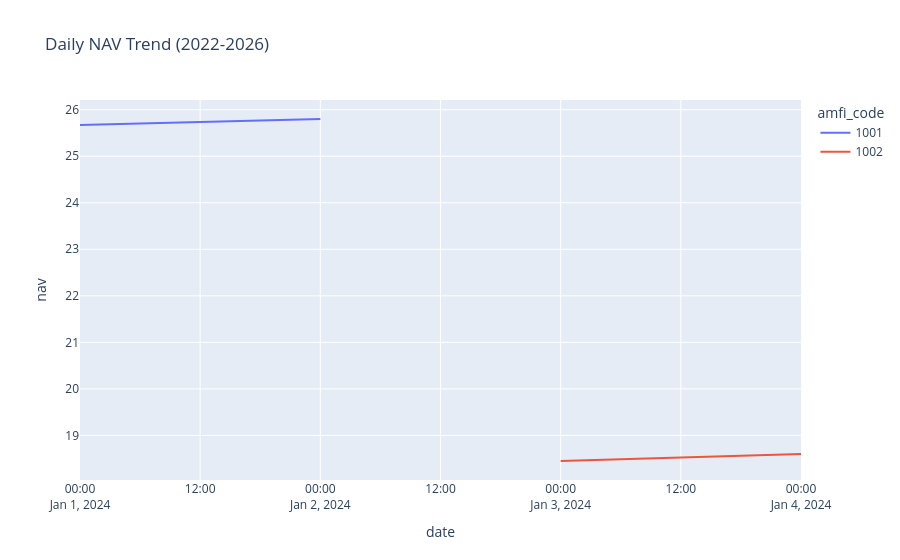

Here is the notebook cell this chart was saved with:
### Code cell
fig = px.line(
    nav,
    x="date",
    y="nav",
    color="amfi_code",
    title="Daily NAV Trend (2022-2026)"
)

fig.show()

### Figure 1 — Plotly figure (JSON) as saved in the notebook; plotly's stock layout.template omitted (floating-point values rounded to 4 significant figures)
{"data": [{"hovertemplate": "amfi_code=1001<br>date=%{x}<br>nav=%{y}<extra></extra>", "legendgroup": "1001", "line": {"color": "#636efa", "dash": "solid"}, "marker": {"symbol": "circle"}, "mode": "lines", "name": "1001", "orientation": "v", "showlegend": true, "type": "scatter", "x": ["2024-01-01T00:00:00.000000000", "2024-01-02T00:00:00.000000000"], "xaxis": "x", "y": [25.67, 25.8], "yaxis": "y"}, {"hovertemplate": "amfi_code=1002<br>date=%{x}<br>nav=%{y}<extra></extra>", "legendgroup": "1002", "line": {"color": "#EF553B", "dash": "solid"}, "marker": {"symbol": "circle"}, "mode": "lines", "name": "1002", "orientation": "v", "showlegend": true, "type": "scatter", "x": ["2024-01-03T00:00:00.000000000", "2024-01-04T00:00:00.000000000"], "xaxis": "x", "y": [18.45, 18.6], "yaxis": "y"}], "layout": {"legend": {"title": {"text": "amfi_code"}, "tracegroupgap": 0}, "title": {"text": "Daily NAV Trend (2022-2026)"}, "xaxis": {"anchor": "y", "domain": [0, 1], "title": {"text": "date"}}, "yaxis": {"anchor": "x", "domain": [0, 1], "title": {"text": "nav"}}}}
